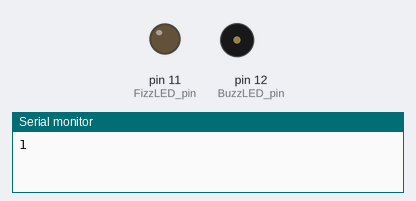
Bench run of a sketch on a simulated Arduino Uno, built with avr-gcc and run on an emulated ATmega328P. On the bench: output pins drawn as LEDs (lit = HIGH), buzzer (waves = sounding, pin HIGH), the last lines printed to the serial monitor.

Above: at 1.0 s.
At 4.2 s:
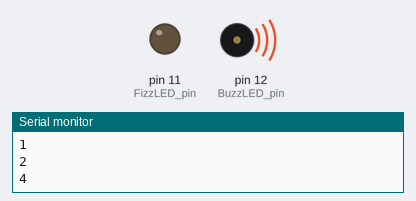
At 5.2 s:
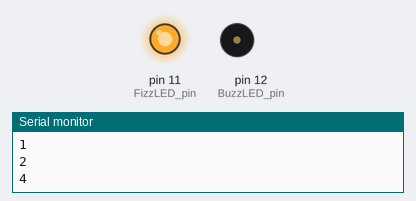
Timing chart, 0 to 6.5 s (numbered marks = the images above):
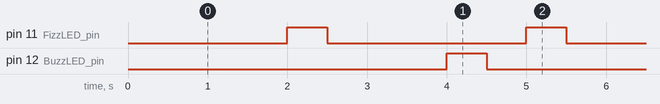

The sketch:

3_fizzbuzz.ino
```cpp
/**
 * In a range of numbers, if the current number is perfectly divided by 3
 * then light an led. If it is perfectly divided by 5 then light another
 * led. If it is divided perfectly by both numbers, light then all.
 *
 * In any other situation just print the number to Serial.
 *
*/


int FizzLED_pin = 11;
int BuzzLED_pin = 12;

void setup() {
    pinMode(FizzLED_pin, OUTPUT);
    pinMode(BuzzLED_pin, OUTPUT);
    Serial.begin(9600);
}

void loop () {
    for (int i = 1; i <= 255; i++){
        bool lightEmUp = false;
        if (i%3 == 0) {
            digitalWrite(FizzLED_pin, HIGH);
            lightEmUp = true;
        }
        if (i%5 == 0) {
            digitalWrite(BuzzLED_pin, HIGH);
            lightEmUp = true;
        }
        if (lightEmUp == false){
            Serial.println(i);
        }

        delay(500);
        digitalWrite(BuzzLED_pin, LOW);
        digitalWrite(FizzLED_pin, LOW);
        delay(500);
    }
}
```

Measured:
- by itself, pin 11 (FizzLED_pin): alternates HIGH for 0.50 s and LOW for 2.5 s
- by itself, pin 12 (BuzzLED_pin): alternates HIGH for 0.50 s and LOW for 4.5 s
- by itself, everything shown: repeats every 15.0 s, in 14 steps
